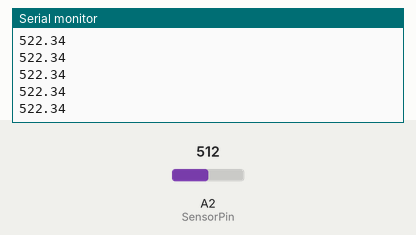
A sketch run on a simulated Arduino Uno, built with avr-gcc and run on an emulated ATmega328P. Shown: the last lines printed to the serial monitor. The inputs (shaded band) are chosen by the test bench; at power-on: A2 (SensorPin) = 512.

Above: at 1.2 s.
1.3 s: A2 (SensorPin) set to 716
At 1.54 s:
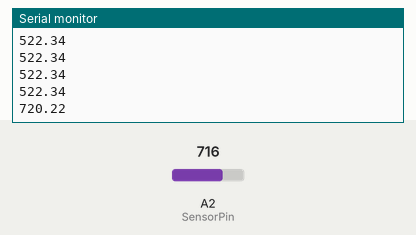
2.8 s: A2 (SensorPin) set to 900
At 2.83 s:
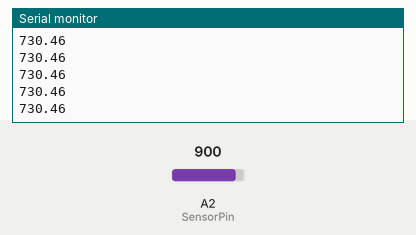
Timing chart, 0 to 5.8 s (numbered marks = the images above; inputs shaded):
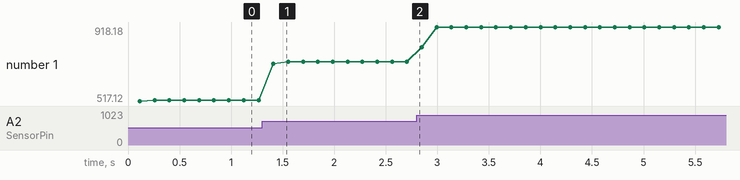

Measured:
- after the input at 1.3 s, the serial monitor: prints a new line after 0.11 s (image 1)
- plotted number 1: 522.34 → 730.46 after the input at 1.3 s, 730.46 → 918.18 after the input at 2.8 s

The sketch:

09SmartSystems-SoilMoistureSensorTest.ino
```cpp
#define SensorPin A2

float sensorValue = 0;

void setup()
{
  Serial.begin(9600);
}

void loop()
{
  for (int i = 0; i <= 100; i++)
  {
    sensorValue = sensorValue + analogRead(SensorPin);
    delay(1);
  }

  sensorValue = sensorValue / 100.0;
  Serial.println(sensorValue);
  delay(30);
}
```
